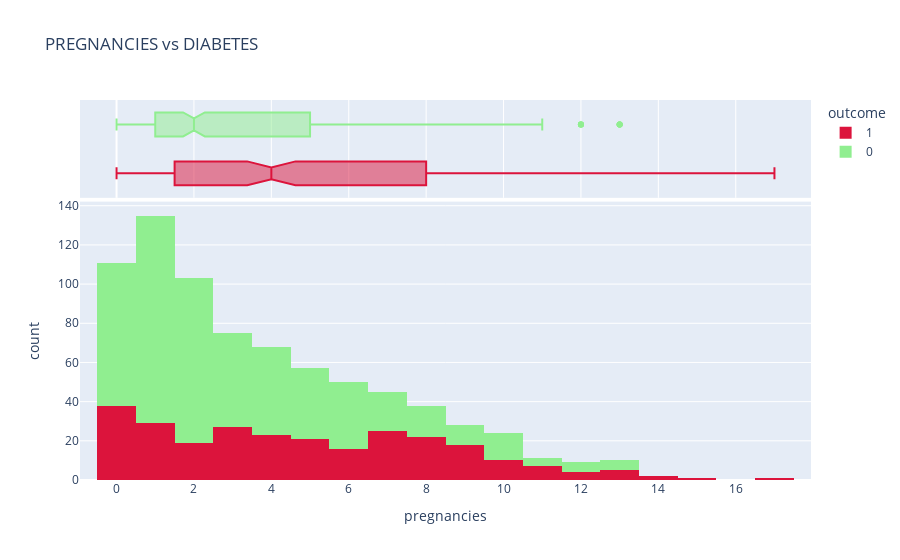
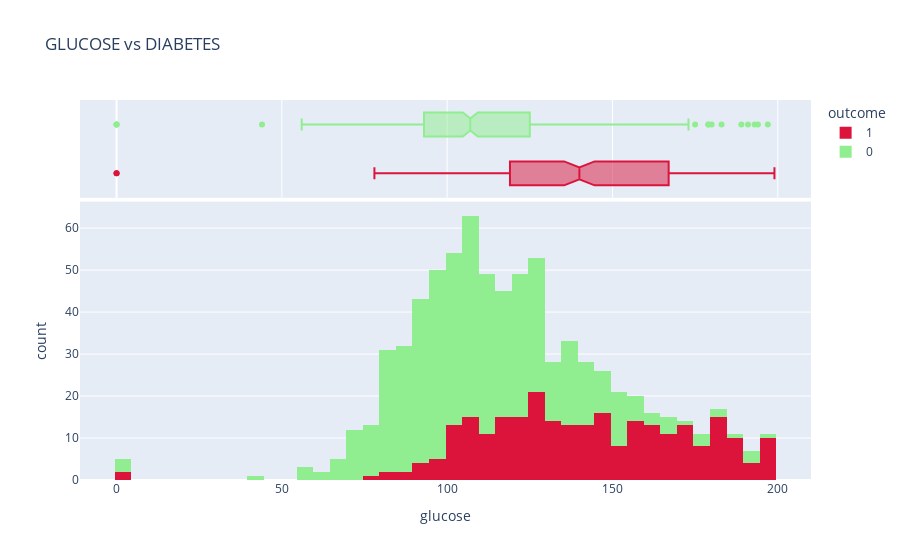
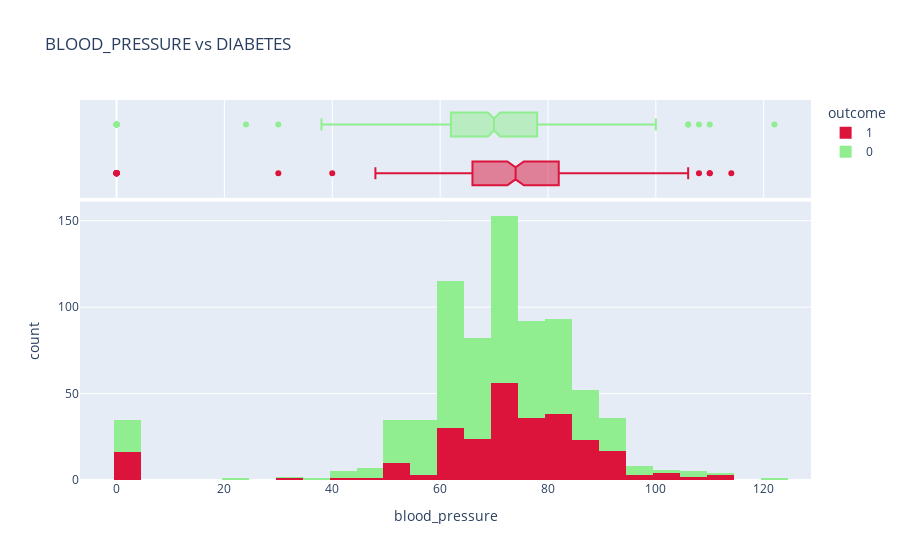
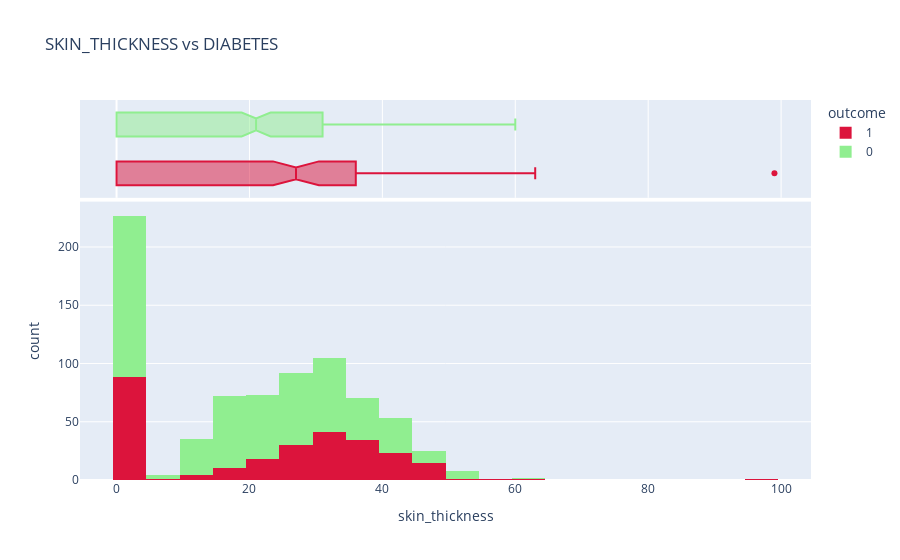

The cell these charts' notebook holds for them, in order:
### Code cell
col = ['pregnancies', 'glucose', 'blood_pressure', 'skin_thickness', 'insulin', 'bmi', 'diabetes_pedigree_function', 'age']
for col in col:
    fig = px.histogram(df, x = col ,color = 'outcome', marginal='box' , title = col.upper() + ' vs DIABETES' , color_discrete_map={1:'crimson',0:'lightgreen'})
    fig.show()

### Figure 1 — Plotly figure (JSON) as saved in the notebook; plotly's stock layout.template omitted (floating-point values rounded to 4 significant figures; data arrays with more than 128 entries replaced by an {"elided": "..."} marker saying what was removed)
{"data": [{"alignmentgroup": "True", "bingroup": "x", "hovertemplate": "outcome=1<br>pregnancies=%{x}<br>count=%{y}<extra></extra>", "legendgroup": "1", "marker": {"color": "crimson", "pattern": {"shape": ""}}, "name": "1", "offsetgroup": "1", "orientation": "v", "showlegend": true, "x": {"elided": "268 int values"}, "xaxis": "x", "yaxis": "y", "type": "histogram"}, {"alignmentgroup": "True", "hovertemplate": "outcome=1<br>pregnancies=%{x}<extra></extra>", "legendgroup": "1", "marker": {"color": "crimson"}, "name": "1", "notched": true, "offsetgroup": "1", "showlegend": false, "x": {"elided": "268 int values"}, "xaxis": "x2", "yaxis": "y2", "type": "box"}, {"alignmentgroup": "True", "bingroup": "x", "hovertemplate": "outcome=0<br>pregnancies=%{x}<br>count=%{y}<extra></extra>", "legendgroup": "0", "marker": {"color": "lightgreen", "pattern": {"shape": ""}}, "name": "0", "offsetgroup": "0", "orientation": "v", "showlegend": true, "x": {"elided": "500 int values"}, "xaxis": "x", "yaxis": "y", "type": "histogram"}, {"alignmentgroup": "True", "hovertemplate": "outcome=0<br>pregnancies=%{x}<extra></extra>", "legendgroup": "0", "marker": {"color": "lightgreen"}, "name": "0", "notched": true, "offsetgroup": "0", "showlegend": false, "x": {"elided": "500 int values"}, "xaxis": "x2", "yaxis": "y2", "type": "box"}], "layout": {"xaxis": {"anchor": "y", "domain": [0, 1], "title": {"text": "pregnancies"}, "type": "linear", "range": [-0.9444, 17.94], "autorange": true}, "yaxis": {"anchor": "x", "domain": [0, 0.7326], "title": {"text": "count"}, "range": [0, 142.1], "autorange": true}, "xaxis2": {"anchor": "y2", "domain": [0, 1], "matches": "x", "showticklabels": false, "showgrid": true, "type": "linear", "range": [-0.9444, 17.94], "autorange": true}, "yaxis2": {"anchor": "x2", "domain": [0.7426, 1], "matches": "y2", "showticklabels": false, "showline": false, "ticks": "", "showgrid": false, "type": "category", "range": [-0.5, 1.5], "autorange": true}, "legend": {"title": {"text": "outcome"}, "tracegroupgap": 0}, "title": {"text": "PREGNANCIES vs DIABETES"}, "barmode": "relative", "autosize": true}}

### Figure 2 — Plotly figure (JSON) as saved in the notebook; plotly's stock layout.template omitted (floating-point values rounded to 4 significant figures; data arrays with more than 128 entries replaced by an {"elided": "..."} marker saying what was removed)
{"data": [{"alignmentgroup": "True", "bingroup": "x", "hovertemplate": "outcome=1<br>glucose=%{x}<br>count=%{y}<extra></extra>", "legendgroup": "1", "marker": {"color": "crimson", "pattern": {"shape": ""}}, "name": "1", "offsetgroup": "1", "orientation": "v", "showlegend": true, "x": {"elided": "268 int values"}, "xaxis": "x", "yaxis": "y", "type": "histogram"}, {"alignmentgroup": "True", "hovertemplate": "outcome=1<br>glucose=%{x}<extra></extra>", "legendgroup": "1", "marker": {"color": "crimson"}, "name": "1", "notched": true, "offsetgroup": "1", "showlegend": false, "x": {"elided": "268 int values"}, "xaxis": "x2", "yaxis": "y2", "type": "box"}, {"alignmentgroup": "True", "bingroup": "x", "hovertemplate": "outcome=0<br>glucose=%{x}<br>count=%{y}<extra></extra>", "legendgroup": "0", "marker": {"color": "lightgreen", "pattern": {"shape": ""}}, "name": "0", "offsetgroup": "0", "orientation": "v", "showlegend": true, "x": {"elided": "500 int values"}, "xaxis": "x", "yaxis": "y", "type": "histogram"}, {"alignmentgroup": "True", "hovertemplate": "outcome=0<br>glucose=%{x}<extra></extra>", "legendgroup": "0", "marker": {"color": "lightgreen"}, "name": "0", "notched": true, "offsetgroup": "0", "showlegend": false, "x": {"elided": "500 int values"}, "xaxis": "x2", "yaxis": "y2", "type": "box"}], "layout": {"xaxis": {"anchor": "y", "domain": [0, 1], "title": {"text": "glucose"}, "type": "linear", "range": [-11.06, 210.1], "autorange": true}, "yaxis": {"anchor": "x", "domain": [0, 0.7326], "title": {"text": "count"}, "range": [0, 66.32], "autorange": true}, "xaxis2": {"anchor": "y2", "domain": [0, 1], "matches": "x", "showticklabels": false, "showgrid": true, "type": "linear", "range": [-11.06, 210.1], "autorange": true}, "yaxis2": {"anchor": "x2", "domain": [0.7426, 1], "matches": "y2", "showticklabels": false, "showline": false, "ticks": "", "showgrid": false, "type": "category", "range": [-0.5, 1.5], "autorange": true}, "legend": {"title": {"text": "outcome"}, "tracegroupgap": 0}, "title": {"text": "GLUCOSE vs DIABETES"}, "barmode": "relative", "autosize": true}}

### Figure 3 — Plotly figure (JSON) as saved in the notebook; plotly's stock layout.template omitted (floating-point values rounded to 4 significant figures; data arrays with more than 128 entries replaced by an {"elided": "..."} marker saying what was removed)
{"data": [{"alignmentgroup": "True", "bingroup": "x", "hovertemplate": "outcome=1<br>blood_pressure=%{x}<br>count=%{y}<extra></extra>", "legendgroup": "1", "marker": {"color": "crimson", "pattern": {"shape": ""}}, "name": "1", "offsetgroup": "1", "orientation": "v", "showlegend": true, "x": {"elided": "268 int values"}, "xaxis": "x", "yaxis": "y", "type": "histogram"}, {"alignmentgroup": "True", "hovertemplate": "outcome=1<br>blood_pressure=%{x}<extra></extra>", "legendgroup": "1", "marker": {"color": "crimson"}, "name": "1", "notched": true, "offsetgroup": "1", "showlegend": false, "x": {"elided": "268 int values"}, "xaxis": "x2", "yaxis": "y2", "type": "box"}, {"alignmentgroup": "True", "bingroup": "x", "hovertemplate": "outcome=0<br>blood_pressure=%{x}<br>count=%{y}<extra></extra>", "legendgroup": "0", "marker": {"color": "lightgreen", "pattern": {"shape": ""}}, "name": "0", "offsetgroup": "0", "orientation": "v", "showlegend": true, "x": {"elided": "500 int values"}, "xaxis": "x", "yaxis": "y", "type": "histogram"}, {"alignmentgroup": "True", "hovertemplate": "outcome=0<br>blood_pressure=%{x}<extra></extra>", "legendgroup": "0", "marker": {"color": "lightgreen"}, "name": "0", "notched": true, "offsetgroup": "0", "showlegend": false, "x": {"elided": "500 int values"}, "xaxis": "x2", "yaxis": "y2", "type": "box"}], "layout": {"xaxis": {"anchor": "y", "domain": [0, 1], "title": {"text": "blood_pressure"}, "type": "linear", "range": [-6.778, 128.8], "autorange": true}, "yaxis": {"anchor": "x", "domain": [0, 0.7326], "title": {"text": "count"}, "range": [0, 161.1], "autorange": true}, "xaxis2": {"anchor": "y2", "domain": [0, 1], "matches": "x", "showticklabels": false, "showgrid": true, "type": "linear", "range": [-6.778, 128.8], "autorange": true}, "yaxis2": {"anchor": "x2", "domain": [0.7426, 1], "matches": "y2", "showticklabels": false, "showline": false, "ticks": "", "showgrid": false, "type": "category", "range": [-0.5, 1.5], "autorange": true}, "legend": {"title": {"text": "outcome"}, "tracegroupgap": 0}, "title": {"text": "BLOOD_PRESSURE vs DIABETES"}, "barmode": "relative", "autosize": true}}

### Figure 4 — Plotly figure (JSON) as saved in the notebook; plotly's stock layout.template omitted (floating-point values rounded to 4 significant figures; data arrays with more than 128 entries replaced by an {"elided": "..."} marker saying what was removed)
{"data": [{"alignmentgroup": "True", "bingroup": "x", "hovertemplate": "outcome=1<br>skin_thickness=%{x}<br>count=%{y}<extra></extra>", "legendgroup": "1", "marker": {"color": "crimson", "pattern": {"shape": ""}}, "name": "1", "offsetgroup": "1", "orientation": "v", "showlegend": true, "x": {"elided": "268 int values"}, "xaxis": "x", "yaxis": "y", "type": "histogram"}, {"alignmentgroup": "True", "hovertemplate": "outcome=1<br>skin_thickness=%{x}<extra></extra>", "legendgroup": "1", "marker": {"color": "crimson"}, "name": "1", "notched": true, "offsetgroup": "1", "showlegend": false, "x": {"elided": "268 int values"}, "xaxis": "x2", "yaxis": "y2", "type": "box"}, {"alignmentgroup": "True", "bingroup": "x", "hovertemplate": "outcome=0<br>skin_thickness=%{x}<br>count=%{y}<extra></extra>", "legendgroup": "0", "marker": {"color": "lightgreen", "pattern": {"shape": ""}}, "name": "0", "offsetgroup": "0", "orientation": "v", "showlegend": true, "x": {"elided": "500 int values"}, "xaxis": "x", "yaxis": "y", "type": "histogram"}, {"alignmentgroup": "True", "hovertemplate": "outcome=0<br>skin_thickness=%{x}<extra></extra>", "legendgroup": "0", "marker": {"color": "lightgreen"}, "name": "0", "notched": true, "offsetgroup": "0", "showlegend": false, "x": {"elided": "500 int values"}, "xaxis": "x2", "yaxis": "y2", "type": "box"}], "layout": {"xaxis": {"anchor": "y", "domain": [0, 1], "title": {"text": "skin_thickness"}, "type": "linear", "range": [-5.5, 104.5], "autorange": true}, "yaxis": {"anchor": "x", "domain": [0, 0.7326], "title": {"text": "count"}, "range": [0, 238.9], "autorange": true}, "xaxis2": {"anchor": "y2", "domain": [0, 1], "matches": "x", "showticklabels": false, "showgrid": true, "type": "linear", "range": [-5.5, 104.5], "autorange": true}, "yaxis2": {"anchor": "x2", "domain": [0.7426, 1], "matches": "y2", "showticklabels": false, "showline": false, "ticks": "", "showgrid": false, "type": "category", "range": [-0.5, 1.5], "autorange": true}, "legend": {"title": {"text": "outcome"}, "tracegroupgap": 0}, "title": {"text": "SKIN_THICKNESS vs DIABETES"}, "barmode": "relative", "autosize": true}}
